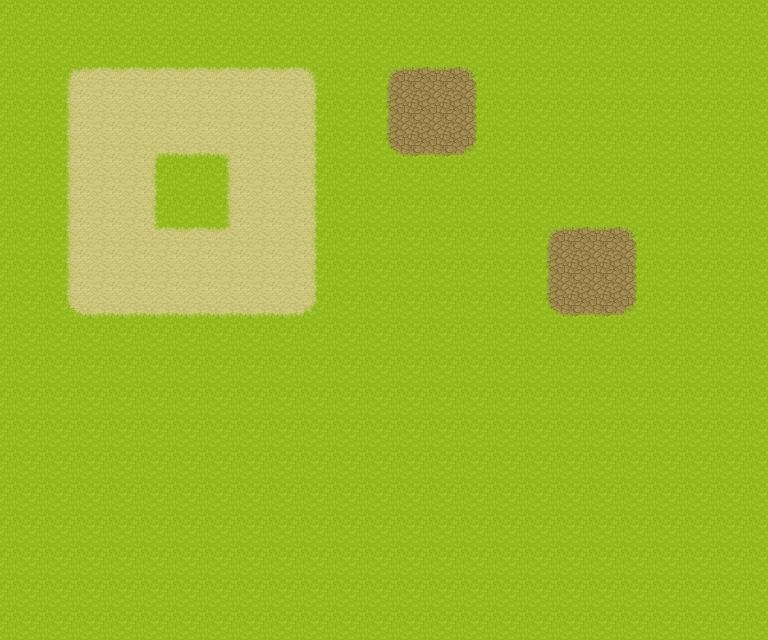

Tiled map render using the project's own tile images. Description and the whole map definition, tile-layer contents included, below:
An orthogonal 24x20 tile map with 32x32 px tiles, 2 tile layers (Ground, Terrain).

<map version="1.10" tiledversion="1.12.2" orientation="orthogonal" renderorder="right-down" width="24" height="20" tilewidth="32" tileheight="32" infinite="0" nextlayerid="3" nextobjectid="1">
 <tileset firstgid="1" source="grass.tsx" />
 <layer id="1" name="Ground" width="24" height="20">
  <data encoding="csv">
351,351,351,351,351,351,351,351,351,351,351,351,351,351,351,351,351,351,351,351,351,351,351,351,
351,351,351,351,351,351,351,351,351,351,351,351,351,351,351,351,351,351,351,351,351,351,351,351,
351,351,351,351,351,351,351,351,351,351,351,351,351,351,351,351,351,351,351,351,351,351,351,351,
351,351,351,351,351,351,351,351,351,351,351,351,351,351,351,351,351,351,351,351,351,351,351,351,
351,351,351,351,351,351,351,351,351,351,351,351,351,351,351,351,351,351,351,351,351,351,351,351,
351,351,351,351,351,351,351,351,351,351,351,351,351,351,351,351,351,351,351,351,351,351,351,351,
351,351,351,351,351,351,351,351,351,351,351,351,351,351,351,351,351,351,351,351,351,351,351,351,
351,351,351,351,351,351,351,351,351,351,351,351,351,351,351,351,351,351,351,351,351,351,351,351,
351,351,351,351,351,351,351,351,351,351,351,351,351,351,351,351,351,351,351,351,351,351,351,351,
351,351,351,351,351,351,351,351,351,351,351,351,351,351,351,351,351,351,351,351,351,351,351,351,
351,351,351,351,351,351,351,351,351,351,351,351,351,351,351,351,351,351,351,351,351,351,351,351,
351,351,351,351,351,351,351,351,351,351,351,351,351,351,351,351,351,351,351,351,351,351,351,351,
351,351,351,351,351,351,351,351,351,351,351,351,351,351,351,351,351,351,351,351,351,351,351,351,
351,351,351,351,351,351,351,351,351,351,351,351,351,351,351,351,351,351,351,351,351,351,351,351,
351,351,351,351,351,351,351,351,351,351,351,351,351,351,351,351,351,351,351,351,351,351,351,351,
351,351,351,351,351,351,351,351,351,351,351,351,351,351,351,351,351,351,351,351,351,351,351,351,
351,351,351,351,351,351,351,351,351,351,351,351,351,351,351,351,351,351,351,351,351,351,351,351,
351,351,351,351,351,351,351,351,351,351,351,351,351,351,351,351,351,351,351,351,351,351,351,351,
351,351,351,351,351,351,351,351,351,351,351,351,351,351,351,351,351,351,351,351,351,351,351,351,
351,351,351,351,351,351,351,351,351,351,351,351,351,351,351,351,351,351,351,351,351,351,351,351
</data>
 </layer>
 <layer id="2" name="Terrain" width="24" height="20">
  <data encoding="csv">
0,0,0,0,0,0,0,0,0,0,0,0,0,0,0,0,0,0,0,0,0,0,0,0,
0,0,0,0,0,0,0,0,0,0,0,0,0,0,0,0,0,0,0,0,0,0,0,0,
0,0,6,7,7,7,7,7,7,8,0,0,54,55,56,0,0,0,0,0,0,0,0,0,
0,0,14,15,15,15,15,15,15,16,0,0,62,63,64,0,0,0,0,0,0,0,0,0,
0,0,14,15,29,23,23,30,15,16,0,0,70,71,72,0,0,0,0,0,0,0,0,0,
0,0,14,15,16,0,0,14,15,16,0,0,0,0,0,0,0,0,0,0,0,0,0,0,
0,0,14,15,16,0,0,14,15,16,0,0,0,0,0,0,0,0,0,0,0,0,0,0,
0,0,14,15,37,7,7,38,15,16,0,0,0,0,0,0,0,54,55,56,0,0,0,0,
0,0,14,15,15,15,15,15,15,16,0,0,0,0,0,0,0,62,63,64,0,0,0,0,
0,0,22,23,23,23,23,23,23,24,0,0,0,0,0,0,0,70,71,72,0,0,0,0,
0,0,0,0,0,0,0,0,0,0,0,0,0,0,0,0,0,0,0,0,0,0,0,0,
0,0,0,0,0,0,0,0,0,0,0,0,0,0,0,0,0,0,0,0,0,0,0,0,
0,0,0,0,0,0,0,0,0,0,0,0,0,0,0,0,0,0,0,0,0,0,0,0,
0,0,0,0,0,0,0,0,0,0,0,0,0,0,0,0,0,0,0,0,0,0,0,0,
0,0,0,0,0,0,0,0,0,0,0,0,0,0,0,0,0,0,0,0,0,0,0,0,
0,0,0,0,0,0,0,0,0,0,0,0,0,0,0,0,0,0,0,0,0,0,0,0,
0,0,0,0,0,0,0,0,0,0,0,0,0,0,0,0,0,0,0,0,0,0,0,0,
0,0,0,0,0,0,0,0,0,0,0,0,0,0,0,0,0,0,0,0,0,0,0,0,
0,0,0,0,0,0,0,0,0,0,0,0,0,0,0,0,0,0,0,0,0,0,0,0,
0,0,0,0,0,0,0,0,0,0,0,0,0,0,0,0,0,0,0,0,0,0,0,0
</data>
 </layer>
</map>
